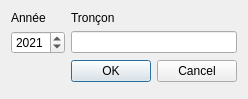
<?xml version="1.0" encoding="UTF-8"?>
<ui version="4.0">
 <class>yearly_report</class>
 <widget class="QDialog" name="yearly_report">
  <property name="geometry">
   <rect>
    <x>0</x>
    <y>0</y>
    <width>248</width>
    <height>99</height>
   </rect>
  </property>
  <property name="windowTitle">
   <string>Rapport Annuel</string>
  </property>
  <layout class="QFormLayout" name="formLayout_2">
   <item row="2" column="0">
    <widget class="QSpinBox" name="year">
     <property name="minimum">
      <number>2000</number>
     </property>
     <property name="maximum">
      <number>2040</number>
     </property>
     <property name="value">
      <number>2021</number>
     </property>
    </widget>
   </item>
   <item row="2" column="1">
    <widget class="QLineEdit" name="section">
     <property name="readOnly">
      <bool>true</bool>
     </property>
    </widget>
   </item>
   <item row="3" column="1">
    <widget class="QDialogButtonBox" name="buttonBox">
     <property name="orientation">
      <enum>Qt::Horizontal</enum>
     </property>
     <property name="standardButtons">
      <set>QDialogButtonBox::Cancel|QDialogButtonBox::Ok</set>
     </property>
    </widget>
   </item>
   <item row="1" column="1">
    <widget class="QLabel" name="section_label">
     <property name="text">
      <string>Tronçon</string>
     </property>
    </widget>
   </item>
   <item row="1" column="0">
    <widget class="QLabel" name="label_3">
     <property name="text">
      <string>Année</string>
     </property>
    </widget>
   </item>
  </layout>
 </widget>
 <resources/>
 <connections>
  <connection>
   <sender>buttonBox</sender>
   <signal>accepted()</signal>
   <receiver>yearly_report</receiver>
   <slot>accept()</slot>
   <hints>
    <hint type="sourcelabel">
     <x>248</x>
     <y>254</y>
    </hint>
    <hint type="destinationlabel">
     <x>157</x>
     <y>274</y>
    </hint>
   </hints>
  </connection>
  <connection>
   <sender>buttonBox</sender>
   <signal>rejected()</signal>
   <receiver>yearly_report</receiver>
   <slot>reject()</slot>
   <hints>
    <hint type="sourcelabel">
     <x>316</x>
     <y>260</y>
    </hint>
    <hint type="destinationlabel">
     <x>286</x>
     <y>274</y>
    </hint>
   </hints>
  </connection>
 </connections>
</ui>
